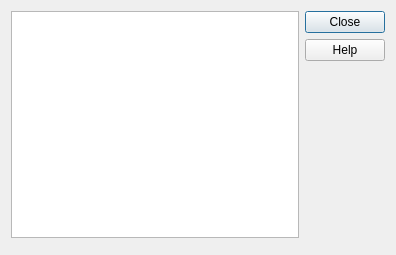
<?xml version="1.0" encoding="UTF-8"?>
<ui version="4.0">
 <class>Dialog</class>
 <widget class="QDialog" name="Dialog">
  <property name="windowModality">
   <enum>Qt::ApplicationModal</enum>
  </property>
  <property name="geometry">
   <rect>
    <x>0</x>
    <y>0</y>
    <width>396</width>
    <height>255</height>
   </rect>
  </property>
  <property name="windowTitle">
   <string>Note Types</string>
  </property>
  <layout class="QVBoxLayout" name="verticalLayout_5" stretch="100,0">
   <property name="spacing">
    <number>0</number>
   </property>
   <item>
    <layout class="QGridLayout" name="gridLayout_2">
     <property name="spacing">
      <number>6</number>
     </property>
     <item row="1" column="0">
      <widget class="QListWidget" name="modelsList">
       <property name="sizePolicy">
        <sizepolicy hsizetype="Expanding" vsizetype="Preferred">
         <horstretch>0</horstretch>
         <verstretch>0</verstretch>
        </sizepolicy>
       </property>
      </widget>
     </item>
     <item row="1" column="1">
      <layout class="QVBoxLayout" name="verticalLayout_3">
       <property name="spacing">
        <number>12</number>
       </property>
       <item>
        <widget class="QDialogButtonBox" name="buttonBox">
         <property name="styleSheet">
          <string notr="true">background:url(:/icons/Mainwindow_bg.jpg)</string>
         </property>
         <property name="orientation">
          <enum>Qt::Vertical</enum>
         </property>
         <property name="standardButtons">
          <set>QDialogButtonBox::Close|QDialogButtonBox::Help</set>
         </property>
        </widget>
       </item>
      </layout>
     </item>
    </layout>
   </item>
   <item>
    <spacer name="verticalSpacer_2">
     <property name="orientation">
      <enum>Qt::Vertical</enum>
     </property>
     <property name="sizeType">
      <enum>QSizePolicy::Minimum</enum>
     </property>
     <property name="sizeHint" stdset="0">
      <size>
       <width>20</width>
       <height>6</height>
      </size>
     </property>
    </spacer>
   </item>
  </layout>
 </widget>
 <tabstops>
  <tabstop>modelsList</tabstop>
 </tabstops>
 <resources>
  <include location="icons.qrc"/>
 </resources>
 <connections>
  <connection>
   <sender>buttonBox</sender>
   <signal>accepted()</signal>
   <receiver>Dialog</receiver>
   <slot>accept()</slot>
   <hints>
    <hint type="sourcelabel">
     <x>252</x>
     <y>513</y>
    </hint>
    <hint type="destinationlabel">
     <x>157</x>
     <y>274</y>
    </hint>
   </hints>
  </connection>
  <connection>
   <sender>buttonBox</sender>
   <signal>rejected()</signal>
   <receiver>Dialog</receiver>
   <slot>reject()</slot>
   <hints>
    <hint type="sourcelabel">
     <x>320</x>
     <y>513</y>
    </hint>
    <hint type="destinationlabel">
     <x>286</x>
     <y>274</y>
    </hint>
   </hints>
  </connection>
 </connections>
</ui>
